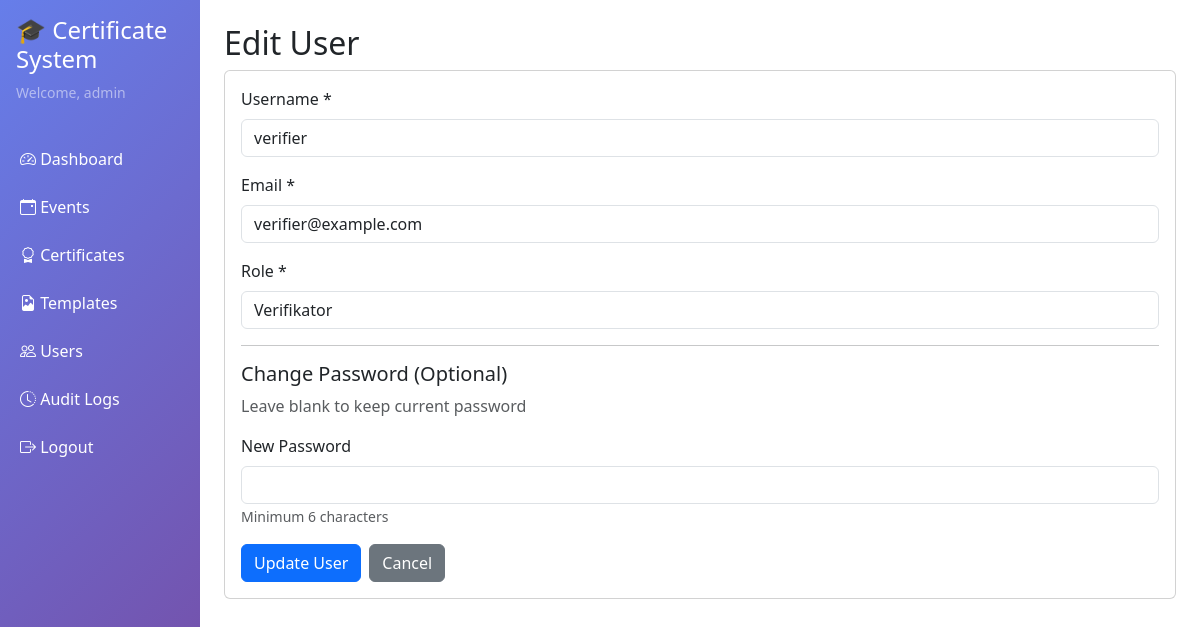
Screenshot of /admin/users/edit.php?id=3 (signed in) with the database file from the repository.
### tables this page shows
CREATE TABLE IF NOT EXISTS users (
    id INT PRIMARY KEY AUTO_INCREMENT,
    username VARCHAR(50) NOT NULL UNIQUE,
    email VARCHAR(100) NOT NULL UNIQUE,
    password VARCHAR(255) NOT NULL,
    role ENUM('admin', 'designer', 'verifikator') NOT NULL DEFAULT 'verifikator',
    created_at DATETIME NOT NULL DEFAULT CURRENT_TIMESTAMP,
    updated_at DATETIME NOT NULL DEFAULT CURRENT_TIMESTAMP ON UPDATE CURRENT_TIMESTAMP,
    INDEX idx_username (username),
    INDEX idx_email (email),
    INDEX idx_role (role)
);

### includes/auth.php (called while the page is built, shortened)
<?php
function getUserById($userId) {
    $db = getDB();
    $stmt = $db->prepare("SELECT id, username, email, role, created_at, updated_at FROM users WHERE id = ?");
    $stmt->execute([$userId]);
    return $stmt->fetch();
}

### includes/security.php (called while the page is built, shortened)
<?php
function sanitize($data) {
    return htmlspecialchars(trim($data), ENT_QUOTES, 'UTF-8');
}

### admin/users/edit.php (the view, shortened to what this page needs)
<?php
require_once __DIR__ . '/../../includes/security.php';
require_once __DIR__ . '/../../includes/auth.php';
$userId = (int)$_GET['id'];
$user = getUserById($userId);
include __DIR__ . '/../_header.php';
?>
<h2>Edit User</h2>
<div class="card">
    <div class="card-body">
        <form method="POST" action="">
            <div class="mb-3">
                <label for="username" class="form-label">Username *</label>
                <input type="text" class="form-control" id="username" name="username"
                       value="<?php echo sanitize($user['username']); ?>" required>
            </div>
            <div class="mb-3">
                <label for="email" class="form-label">Email *</label>
                <input type="email" class="form-control" id="email" name="email"
                       value="<?php echo sanitize($user['email']); ?>" required>
            </div>
            <div class="mb-3">
                <label for="role" class="form-label">Role *</label>
                <select class="form-control" id="role" name="role" required>
                    <option value="verifikator" <?php echo $user['role'] === 'verifikator' ? 'selected' : ''; ?>>Verifikator</option>
                </select>
            </div>
            <hr>
            <h5>Change Password (Optional)</h5>
            <p class="text-muted">Leave blank to keep current password</p>
            <div class="mb-3">
                <label for="new_password" class="form-label">New Password</label>
                <input type="password" class="form-control" id="new_password" name="new_password" minlength="6">
                <small class="form-text text-muted">Minimum 6 characters</small>
            </div>
            <div class="d-flex gap-2">
                <button type="submit" class="btn btn-primary">Update User</button>
                <a href="index.php" class="btn btn-secondary">Cancel</a>
            </div>
        </form>
    </div>
</div>
<?php include __DIR__ . '/../_footer.php'; ?>

### rows the page displays
users: username "verifier", email "verifier@example.com", role "Verifikator"

### other values shown
getCurrentUsername() "admin"
